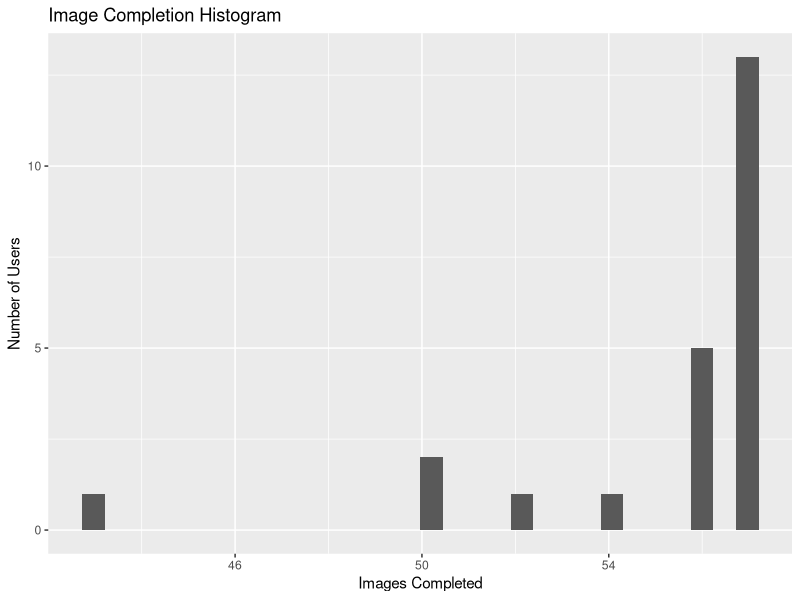
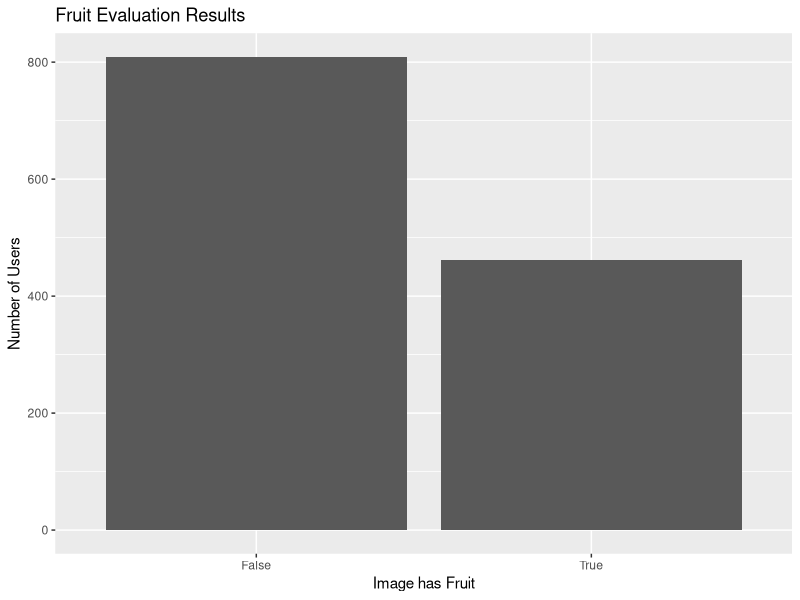

Source code (R) for these figures, in order: (Note: this script raises an error after producing the figures.)
# Libraries
library(plyr)
library(ggplot2)
library(reshape2)
library(gridExtra)

# Data
logs <- read.csv("logs.csv")
results <- read.csv("results.csv")
gold <- read.csv("goldstandard.csv")
timg <- read.csv("testimages.csv")
eng <- read.csv("engagement.csv")
dim(logs); dim(results); dim(gold); dim(timg)

# Overview
summary(gold); summary(results);

# Make a joined set
names(gold) == names(results)
all <- rbind(results,gold)
all$class[all$User == "RobJon"] <- "gold"
all$class[all$User != "RobJon"] <- "userResult"
all$class <- as.factor(all$class)

# User results entries
imgProcByUser <- count(results,"User")$freq
mean(imgProcByUser)
sd(imgProcByUser)
qplot(imgProcByUser,main="Image Completion Histogram",xlab="Images Completed",ylab="Number of Users")

# TODO: Check skips?
#actionByUser <- count(logs,"Action")$freq
#mean(imgProcByUser)
#sd(imgProcByUser)
#qplot(imgProcByUser,main="Image Completion Histogram",xlab="Images Completed",ylab="Number of Users")

# Results histograms (TODO: Fix scales for comparison)
qplot(Fruit,data=results ,main="Fruit Evaluation Results",xlab="Image has Fruit",ylab="Number of Users")

p1 <- ggplot(all, aes(x=Flower, fill=class)) + geom_histogram(binwidth=.5, position="dodge")
p2 <- ggplot(all, aes(x=Bud, fill=class)) + geom_histogram(binwidth=.5, position="dodge")
p3 <- ggplot(all, aes(x=Fruit, y=..count../sum(..count..), fill=class)) + 
  geom_histogram(binwidth=.5, position="dodge") #+ scale_y_continuous(labels = percent_format())
grid.arrange(p1, p2, p3, ncol=3)

#
# Compare to gold standard
#
images <- results #results$User == "AmusingBombay"
images$correctFlower <- "False"; images$correctBud <- "False"; images$correctFruit <- "False"
accuracyCols <- c("tpFlower","tpBud","tpFruit","tnFlower","tnBud",
                  "tnFruit","fpFlower","fpBud","fpFruit","fnFlower","fnBud","fnFruit")
images[accuracyCols] <- 0

for (i in 1:dim(images)[1]) {
  if (gold$Flower[gold$iID == images$iID[i]] == images$Flower[i]) {
    images$correctFlower[i] <- "True"
    if (images$Flower[i] == "True") {
      images$tpFlower[i] <- 1
    } else {
      images$tnFlower[i] <- 1
    }
  } else {
    if (images$Flower[i] == "True") {
      images$fpFlower[i] <- 1
    } else {
      images$fnFlower[i] <- 1
    }
  }
  
  if (gold$Bud[gold$iID == images$iID[i]] == images$Bud[i]) {
    images$correctBud[i] <- "True"
    if (images$Bud[i] == "True") {
      images$tpBud[i] <- 1
    } else {
      images$tnBud[i] <- 1
    }
  } else {
    if (images$Bud[i] == "True") {
      images$fpBud[i] <- 1
    } else {
      images$fnBud[i] <- 1
    }
  }
  
  if (gold$Fruit[gold$iID == images$iID[i]] == images$Fruit[i]) {
    images$correctFruit[i] <- "True"
    if (images$Fruit[i] == "True") {
      images$tpFruit[i] <- 1
    } else {
      images$tnFruit[i] <- 1
    }
  } else {
    if (images$Fruit[i] == "True") {
      images$fpFruit[i] <- 1
    } else {
      images$fnFruit[i] <- 1
    }
  }
}

images$correctFlower <- as.factor(images$correctFlower)
images$correctBud <- as.factor(images$correctBud)
images$correctFruit <- as.factor(images$correctFruit)

#
# Aggregate for images
#
confmat <- aggregate(cbind(tpFlower,fpFlower,tnFlower,fnFlower,
                           tpBud,fpBud,tnBud,fnBud,tpFruit,fpFruit,
                           tnFruit,fnFruit) ~ iID, images, sum)

metricCols <- c("accuracyFlower","tprFlower","fdrFlower",
             "accuracyBud","tprBud","fdrBud",
             "accuracyFruit","tprFruit","fdrFruit")

confmat[metricCols] <- 0.0

# Calculate metrics for images
for (i in 1:dim(confmat)[1]) {
  # Flowers
  confmat$accuracyFlower[i] <- (confmat$tpFlower[i] + confmat$tnFlower[i]) /
    (confmat$tpFlower[i] + confmat$tnFlower[i] + confmat$fpFlower[i] + confmat$fnFlower[i])
  confmat$tprFlower[i] <- confmat$tpFlower[i] / (confmat$tpFlower[i] + confmat$fnFlower[i])
  confmat$fdrFlower[i] <- confmat$fpFlower[i] / (confmat$tpFlower[i] + confmat$fpFlower[i])
  
  # Buds
  confmat$accuracyBud[i] <- (confmat$tpBud[i] + confmat$tnBud[i]) /
    (confmat$tpBud[i] + confmat$tnBud[i] + confmat$fpBud[i] + confmat$fnBud[i])
  confmat$tprBud[i] <- confmat$tpBud[i] / (confmat$tpBud[i] + confmat$fnBud[i])
  confmat$fdrBud[i] <- confmat$fpBud[i] / (confmat$tpBud[i] + confmat$fpBud[i])
  
  # Fruit
  confmat$accuracyFruit[i] <- (confmat$tpFruit[i] + confmat$tnFruit[i]) /
    (confmat$tpFruit[i] + confmat$tnFruit[i] + confmat$fpFruit[i] + confmat$fnFruit[i])
  confmat$tprFruit[i] <- confmat$tpFruit[i] / (confmat$tpFruit[i] + confmat$fnFruit[i])
  confmat$fdrFruit[i] <- confmat$fpFruit[i] / (confmat$tpFruit[i] + confmat$fpFruit[i])
}

tclass <- merge(confmat,timg,by="iID")
confmat <- tclass

# TODO: WTF does this mean
# Comparison of disributions for flower, bud, and fruit on accuracy, TPR, and FDR
fl1 <- qplot(confmat$accuracyFlower,xlab="Flower Classification Accuracy",ylab="Number of Images",color=confmat$TestClass) +
  coord_cartesian(xlim = c(0, 1), ylim = c(0, 35))
# fl2 <- qplot(confmat$tprFlower,xlab="Flower True Positive Rate",ylab="Number of Images",color=confmat$TestClass)
# fl3 <- qplot(confmat$fdrFlower,xlab="Flower False Discovery Rate",ylab="Number of Images",color=confmat$TestClass)
bud1 <- qplot(confmat$accuracyBud,xlab="Bud Classification Accuracy",ylab="Number of Images",color=confmat$TestClass) +
  coord_cartesian(xlim = c(0, 1), ylim = c(0, 35))
# bud2 <- qplot(confmat$tprBud,xlab="Bud True Positive Rate",ylab="Number of Images",color=confmat$TestClass)
# bud3 <- qplot(confmat$fdrBud,xlab="Bud False Discovery Rate",ylab="Number of Images",color=confmat$TestClass)
fr1 <- qplot(confmat$accuracyFruit,xlab="Fruit Classification Accuracy",ylab="Number of Images",color=confmat$TestClass) +
  coord_cartesian(xlim = c(0, 1), ylim = c(0, 35))
# fr2 <- qplot(confmat$tprFruit,xlab="Fruit True Positive Rate",ylab="Number of Images",color=confmat$TestClass)
# fr3 <- qplot(confmat$fdrFruit,xlab="Fruit False Discovery Rate",ylab="Number of Images",color=confmat$TestClass)
#grid.arrange(fl1, fl2, fl3, bud1, bud2, bud3, fr1, fr2, fr3, ncol=3)
grid.arrange(fl1, bud1, fr1, ncol=3)

# Mean and std dev distrubutions for images
# Accuracy
distflAcc <- c(mean(confmat$accuracyFlower,na.rm=TRUE), sd(confmat$accuracyFlower,na.rm=TRUE))
distbudAcc <- c(mean(confmat$accuracyBud,na.rm=TRUE),sd(confmat$accuracyBud,na.rm=TRUE))
distfrAcc <- c(mean(confmat$accuracyFruit,na.rm=TRUE), sd(confmat$accuracyFruit,na.rm=TRUE))

x <- seq(0,1,length=1000);
y <- dnorm(x,mean=distflAcc[1],sd=distflAcc[2]); qplot(x,y)
y <- dnorm(x,mean=distbudAcc[1],sd=distbudAcc[2]); qplot(x,y)
y <- dnorm(x,mean=distfrAcc[1],sd=distfrAcc[2]); qplot(x,y)

# True Positive Rate
distflTpr <- c(mean(confmat$tprFlower,na.rm=TRUE), sd(confmat$tprFlower,na.rm=TRUE))
distbudTpr <- c(mean(confmat$tprBud,na.rm=TRUE),sd(confmat$tprBud,na.rm=TRUE))
distfrTpr <- c(mean(confmat$tprFruit,na.rm=TRUE), sd(confmat$tprFruit,na.rm=TRUE))

x <- seq(0,1,length=1000);
y <- dnorm(x,mean=distflTpr[1],sd=distflTpr[2]); qplot(x,y)
y <- dnorm(x,mean=distbudTpr[1],sd=distbudTpr[2]); qplot(x,y)
y <- dnorm(x,mean=distfrTpr[1],sd=distfrTpr[2]); qplot(x,y)

# False Discovery Rate
distflFdr <- c(mean(confmat$fdrFlower,na.rm=TRUE), sd(confmat$fdrFlower,na.rm=TRUE))
distbudFdr <- c(mean(confmat$fdrBud,na.rm=TRUE),sd(confmat$fdrBud,na.rm=TRUE))
distfrFdr <- c(mean(confmat$fdrFruit,na.rm=TRUE), sd(confmat$fdrFruit,na.rm=TRUE))

# Bimodal -- either really good or bad
x <- seq(0,1,length=1000);
y <- dnorm(x,mean=distflFdr[1],sd=distflFdr[2]); qplot(x,y)
y <- dnorm(x,mean=distbudFdr[1],sd=distbudFdr[2]); qplot(x,y)
y <- dnorm(x,mean=distfrFdr[1],sd=distfrFdr[2]); qplot(x,y)

imageScores <- confmat

#
# Aggregate for users
#
users <- images
users$iID <- NULL

confmat <- aggregate(cbind(tpFlower,fpFlower,tnFlower,fnFlower,
                           tpBud,fpBud,tnBud,fnBud,tpFruit,fpFruit,
                           tnFruit,fnFruit) ~ User, users, sum)

metricCols <- c("accuracyFlower","tprFlower","fdrFlower",
                "accuracyBud","tprBud","fdrBud",
                "accuracyFruit","tprFruit","fdrFruit")

confmat[metricCols] <- 0.0

# Calculate metrics for users
for (i in 1:dim(confmat)[1]) {
  # Flowers
  confmat$accuracyFlower[i] <- (confmat$tpFlower[i] + confmat$tnFlower[i]) /
    (confmat$tpFlower[i] + confmat$tnFlower[i] + confmat$fpFlower[i] + confmat$fnFlower[i])
  confmat$tprFlower[i] <- confmat$tpFlower[i] / (confmat$tpFlower[i] + confmat$fnFlower[i])
  confmat$fdrFlower[i] <- confmat$fpFlower[i] / (confmat$tpFlower[i] + confmat$fpFlower[i])
  
  # Buds
  confmat$accuracyBud[i] <- (confmat$tpBud[i] + confmat$tnBud[i]) /
    (confmat$tpBud[i] + confmat$tnBud[i] + confmat$fpBud[i] + confmat$fnBud[i])
  confmat$tprBud[i] <- confmat$tpBud[i] / (confmat$tpBud[i] + confmat$fnBud[i])
  confmat$fdrBud[i] <- confmat$fpBud[i] / (confmat$tpBud[i] + confmat$fpBud[i])
  
  # Fruit
  confmat$accuracyFruit[i] <- (confmat$tpFruit[i] + confmat$tnFruit[i]) /
    (confmat$tpFruit[i] + confmat$tnFruit[i] + confmat$fpFruit[i] + confmat$fnFruit[i])
  confmat$tprFruit[i] <- confmat$tpFruit[i] / (confmat$tpFruit[i] + confmat$fnFruit[i])
  confmat$fdrFruit[i] <- confmat$fpFruit[i] / (confmat$tpFruit[i] + confmat$fpFruit[i])
}

# Comparison of disributions for flower, bud, and fruit on accuracy, TPR, and FDR
fl1 <- qplot(confmat$accuracyFlower,xlab="Flower Classification Accuracy",ylab="Number of Users",binwidth=0.05) + 
  coord_cartesian(xlim = c(0,1), ylim = c(0, 18))
fl2 <- qplot(confmat$tprFlower,xlab="Flower True Positive Rate",ylab="Number of Users",binwidth=0.05) +
  coord_cartesian(xlim = c(0,1), ylim = c(0, 18))
fl3 <- qplot(confmat$fdrFlower,xlab="Flower False Discovery Rate",ylab="Number of Users",binwidth=0.05) +
  coord_cartesian(xlim = c(0,1), ylim = c(0, 18))
bud1 <- qplot(confmat$accuracyBud,xlab="Bud Classification Accuracy",ylab="Number of Users",binwidth=0.05) +
  coord_cartesian(xlim = c(0,1), ylim = c(0, 18))
bud2 <- qplot(confmat$tprBud,xlab="Bud True Positive Rate",ylab="Number of Users",binwidth=0.05) +
  coord_cartesian(xlim = c(0,1), ylim = c(0, 18))
bud3 <- qplot(confmat$fdrBud,xlab="Bud False Discovery Rate",ylab="Number of Users",binwidth=0.05) +
  coord_cartesian(xlim = c(0,1), ylim = c(0, 18))
fr1 <- qplot(confmat$accuracyFruit,xlab="Fruit Classification Accuracy",ylab="Number of Users",binwidth=0.05) +
  coord_cartesian(xlim = c(0,1), ylim = c(0, 18))
fr2 <- qplot(confmat$tprFruit,xlab="Fruit True Positive Rate",ylab="Number of Users",binwidth=0.05) +
  coord_cartesian(xlim = c(0,1), ylim = c(0, 18))
fr3 <- qplot(confmat$fdrFruit,xlab="Fruit False Discovery Rate",ylab="Number of Users",binwidth=0.05) + 
  coord_cartesian(xlim = c(0,1), ylim = c(0, 18))
grid.arrange(fl1, fl2, fl3, bud1, bud2, bud3, fr1, fr2, fr3, ncol=3)

# Mean and std dev distrubutions for users
# Accuracy
distflAcc <- c(mean(confmat$accuracyFlower,na.rm=TRUE), sd(confmat$accuracyFlower,na.rm=TRUE))
distbudAcc <- c(mean(confmat$accuracyBud,na.rm=TRUE),sd(confmat$accuracyBud,na.rm=TRUE))
distfrAcc <- c(mean(confmat$accuracyFruit,na.rm=TRUE), sd(confmat$accuracyFruit,na.rm=TRUE))

x <- seq(0,1,length=1000);
y <- dnorm(x,mean=distflAcc[1],sd=distflAcc[2]); qplot(x,y)
y <- dnorm(x,mean=distbudAcc[1],sd=distbudAcc[2]); qplot(x,y)
y <- dnorm(x,mean=distfrAcc[1],sd=distfrAcc[2]); qplot(x,y)

# True Positive Rate -- really crappy for buds
distflTpr <- c(mean(confmat$tprFlower,na.rm=TRUE), sd(confmat$tprFlower,na.rm=TRUE))
distbudTpr <- c(mean(confmat$tprBud,na.rm=TRUE),sd(confmat$tprBud,na.rm=TRUE))
distfrTpr <- c(mean(confmat$tprFruit,na.rm=TRUE), sd(confmat$tprFruit,na.rm=TRUE))

x <- seq(0,1,length=1000);
y <- dnorm(x,mean=distflTpr[1],sd=distflTpr[2]); qplot(x,y)
y <- dnorm(x,mean=distbudTpr[1],sd=distbudTpr[2]); qplot(x,y)
y <- dnorm(x,mean=distfrTpr[1],sd=distfrTpr[2]); qplot(x,y)

# False Discovery Rate
distflFdr <- c(mean(confmat$fdrFlower,na.rm=TRUE), sd(confmat$fdrFlower,na.rm=TRUE))
distbudFdr <- c(mean(confmat$fdrBud,na.rm=TRUE),sd(confmat$fdrBud,na.rm=TRUE))
distfrFdr <- c(mean(confmat$fdrFruit,na.rm=TRUE), sd(confmat$fdrFruit,na.rm=TRUE))

# Bimodal -- either really good or bad (bad for buds)
x <- seq(0,1,length=1000);
y <- dnorm(x,mean=distflFdr[1],sd=distflFdr[2]); qplot(x,y)
y <- dnorm(x,mean=distbudFdr[1],sd=distbudFdr[2]); qplot(x,y)
y <- dnorm(x,mean=distfrFdr[1],sd=distfrFdr[2]); qplot(x,y)

userScores <- confmat

#
# Temporal analysis
#
times <- images
times$duration <- 0.0

for (i in 1:dim(times)[1]) {
  if (i == 1) {
    times$duration[i] <- 0
  } else if (times$User[i] != times$User[i-1]){
    times$duration[i] <- 0
  } else if (times$User[i]) {
    times$duration[i] <- times$Timestamp[i] - times$Timestamp[i-1]
  }
}

# Cool hist plot of users and their durations
qplot(duration,data=times,color=User,guide=FALSE) +
  xlab("Completion Time of Image (seconds)") +
  ylab("Number of Users") +
  labs(title="Distribution of Image Completion Time Colour-Coded by User")

# Cool coloured plot of images and their duration for users
qplot(iID,duration,data=times,color=User)

#
# Aggregate temporal data
#
# Total duration for users (how can someone have played for only 2 or so minutes?!)
userDuration <- aggregate(duration ~ User, times, sum)
qplot(duration/60,data=userDuration, color=User) # minutes

# Mean duration for users
confmat <- aggregate(duration ~ User, times, mean)
qplot(duration,data=confmat)#,color=User)

# Standard dev of duration for users
confmat <- aggregate(duration ~ User, times, sd)
qplot(duration,data=confmat)#,color=User)

# Total duration for images
confmat <- aggregate(duration ~ iID, times, sum)
tclass <- merge(confmat,imageScores,by="iID")
confmat <- tclass
qplot(duration/60,data=confmat,color=TestClass)
qplot(duration/60,accuracyFlower,data=confmat,color=TestClass)
qplot(duration/60,accuracyBud,data=confmat,color=TestClass)
qplot(duration/60,accuracyFruit,data=confmat,color=TestClass)

# Mean duration for images
confmat <- aggregate(duration ~ iID, times, mean)
tclass <- merge(confmat,imageScores,by="iID")
confmat <- tclass
qplot(duration,data=confmat)#,color=User)
qplot(duration/60,accuracyFlower,data=confmat,color=TestClass)
qplot(duration/60,accuracyBud,data=confmat,color=TestClass)
qplot(duration/60,accuracyFruit,data=confmat,color=TestClass)

# Standard dev of duration for images
confmat <- aggregate(duration ~ iID, times, sd)
qplot(duration,data=confmat)#,color=User)

# Check correlation between duration and accuracy for different object types
userDurationScore <- merge(userDuration,userScores,by="User")
ggplot(userDurationScore, aes(x=duration/60, y = accuracy, color = 'Object')) + 
  geom_point(aes(y = accuracyFlower, col = "Flowers"),size=4) + 
  geom_point(aes(y = accuracyBud, col = "Buds"),size=4) +
  geom_point(aes(y = accuracyFruit, col = "Fruit"),size=4) +
  scale_y_continuous(limits = c(0, 1)) +
  labs(title="User Accuracy for Objects over Varying Test Duration") +
  xlab("Total Test Duration (minutes)") +
  ylab("Accuracy")

ggplot(userDurationScore, aes(x=duration/60, y = 'True Positive Rate', color = 'Object')) + 
  geom_point(aes(y = tprFlower, col = "Flowers"),size=4) + 
  geom_point(aes(y = tprBud, col = "Buds"),size=4) +
  geom_point(aes(y = tprFruit, col = "Fruit"),size=4) +
  scale_y_continuous(limits = c(0, 1)) +
  labs(title="User True Positive Rate for Objects over Varying Test Duration") +
  xlab("Total Test Duration (minutes)") +
  ylab("True Positive Rate")

ggplot(userDurationScore, aes(x=duration/60, y = 'False Discovery Rate', color = 'Object')) + 
  geom_point(aes(y = fdrFlower, col = "Flowers"),size=4) + 
  geom_point(aes(y = fdrBud, col = "Buds"),size=4) +
  geom_point(aes(y = fdrFruit, col = "Fruit"),size=4) +
  scale_y_continuous(limits = c(0, 1)) +
  labs(title="User False Discovery Rate for Objects over Varying Test Duration") +
  xlab("Total Test Duration (minutes)") +
  ylab("False Discovery Rate")

#
# Effects of engagement on scores
#
userEngDurationScore <- merge(userDurationScore,eng,by="User")

# Including Duration
ggplot(userEngDurationScore, aes(x=duration/60, y = accuracy, color = 'Object',size=IMIInterest)) + 
  geom_point(aes(y=accuracyFlower, col = "Flowers")) + 
  geom_point(aes(y=accuracyBud, col = "Buds")) +
  geom_point(aes(y=accuracyFruit, col = "Fruit")) +
  scale_y_continuous(limits = c(0, 1)) +
  labs(title="User Accuracy for Objects over Varying Test Duration") +
  xlab("Total Test Duration (minutes)") +
  ylab("Accuracy")

ggplot(userEngDurationScore, aes(x=duration/60, y = 'True Positive Rate', color = 'Object',size=IMIInterest)) + 
  geom_point(aes(y=tprFlower, col = "Flowers")) + 
  geom_point(aes(y=tprBud, col = "Buds")) +
  geom_point(aes(y=tprFruit, col = "Fruit")) +
  scale_y_continuous(limits = c(0, 1)) +
  labs(title="User True Positive Rate for Objects over Varying Test Duration") +
  xlab("Total Test Duration (minutes)") +
  ylab("True Positive Rate")

ggplot(userEngDurationScore, aes(x=duration/60, y='False Discovery Rate', color='Object',size=IMIInterest)) + 
  geom_point(aes(y=fdrFlower, col = "Flowers")) + 
  geom_point(aes(y=fdrBud, col = "Buds")) +
  geom_point(aes(y=fdrFruit, col = "Fruit")) +
  scale_y_continuous(limits = c(0, 1)) +
  labs(title="User False Discovery Rate for Objects over Varying Test Duration") +
  xlab("Total Test Duration (minutes)") +
  ylab("False Discovery Rate")

# Engagement versus Metric
# No relation!
ggplot(userEngDurationScore, aes(x=IMIInterest, y = accuracy, color = 'Object',size=4)) + 
  geom_point(aes(y=accuracyFlower, col = "Flowers")) + 
  geom_point(aes(y=accuracyBud, col = "Buds")) +
  geom_point(aes(y=accuracyFruit, col = "Fruit")) +
  scale_y_continuous(limits = c(0, 1)) +
  labs(title="User Accuracy for Objects over Varying Test Duration") +
  xlab("Interest (IMI)") +
  ylab("Accuracy")

ggplot(userEngDurationScore, aes(x=IMIInterest, y = 'True Positive Rate', color = 'Object',size=4)) + 
  geom_point(aes(y=tprFlower, col = "Flowers")) + 
  geom_point(aes(y=tprBud, col = "Buds")) +
  geom_point(aes(y=tprFruit, col = "Fruit")) +
  scale_y_continuous(limits = c(0, 1)) +
  labs(title="User True Positive Rate for Objects over Varying Test Duration") +
  xlab("Interest (IMI)") +
  ylab("True Positive Rate")

ggplot(userEngDurationScore, aes(x=IMIInterest, y='False Discovery Rate', color='Object',size=4)) + 
  geom_point(aes(y=fdrFlower, col = "Flowers")) + 
  geom_point(aes(y=fdrBud, col = "Buds")) +
  geom_point(aes(y=fdrFruit, col = "Fruit")) +
  scale_y_continuous(limits = c(0, 1)) +
  labs(title="User False Discovery Rate for Objects over Varying Test Duration") +
  xlab("Interest (IMI)") +
  ylab("False Discovery Rate")

#
# How many users is "enough" to classify image reliably?
#
runs <- 5
numUsers <- c(2,5,8)
userSet <- data.frame(unique(users$User))
colnames(userSet) <- c("User")
randImgs <- gold[sample(nrow(gold), 25, replace=FALSE),"iID"]

cols <- c("iID","numUsers","accuracyFlower","accuracyBud","accuracyFruit")
numUserScores <- data.frame(matrix(ncol = length(cols), nrow = 0))
colnames(numUserScores) <- cols

cols <- c("iID","accuracyFlower","accuracyBud","accuracyFruit")

for (j in 1:length(numUsers)) { #test on some number of random users
  numUserScore <- data.frame(matrix(ncol = length(cols), nrow = 0))
  colnames(numUserScore) <- cols
  numUserScoreTmp <- numUserScore
  for (m in 1:length(randImgs)) {   #random sampling of images
    imgRuns <- data.frame(matrix(ncol = length(cols), nrow = 0))
    colnames(imgRuns) <- cols
    for (k in 1:runs) { #average over N samplings (runs)
      # Sample random users
      randUsers <- userSet[sample(nrow(userSet), numUsers[j], replace=FALSE), "User"]
      # Simulate users applied to image
      sim <- times[times[,"iID"] == randImgs[m],]
      sim <- sim[sim$User %in% randUsers,]
      
      # Aggregate user answers
      imgScore <- aggregate(cbind(tpFlower,fpFlower,tnFlower,fnFlower,
                                 tpBud,fpBud,tnBud,fnBud,tpFruit,fpFruit,
                                 tnFruit,fnFruit) ~ iID, sim, sum)
      
      metricCols <- c("accuracyFlower","accuracyBud","accuracyFruit")
      imgScore[metricCols] <- 0.0
      
      # Calculate metrics for image sample
      for (i in 1:dim(imgScore)[1]) {
        # Flowers
        imgScore$accuracyFlower[i] <- (imgScore$tpFlower[i] + imgScore$tnFlower[i]) /
          (imgScore$tpFlower[i] + imgScore$tnFlower[i] + imgScore$fpFlower[i] + imgScore$fnFlower[i])
        # Buds
        imgScore$accuracyBud[i] <- (imgScore$tpBud[i] + imgScore$tnBud[i]) /
          (imgScore$tpBud[i] + imgScore$tnBud[i] + imgScore$fpBud[i] + imgScore$fnBud[i])
        # Fruit
        imgScore$accuracyFruit[i] <- (imgScore$tpFruit[i] + imgScore$tnFruit[i]) /
          (imgScore$tpFruit[i] + imgScore$tnFruit[i] + imgScore$fpFruit[i] + imgScore$fnFruit[i])
      }
      
      # Append to run data
      imgRuns <- rbind(imgRuns, imgScore[,cols])
    }
    # Aggregate (mean) over runs
    imgRunScore <- aggregate(cbind(accuracyFlower, accuracyBud,
                                   accuracyFruit) ~ iID, imgRuns, mean)
    # Append to num user data
    numUserScoreTmp <- rbind(numUserScoreTmp, imgRunScore)
    numUserScore <- numUserScoreTmp
    numUserScore$numUsers <- numUsers[j]
  }
  # Append num user data to overall data
  numUserScores <- rbind(numUserScores, numUserScore)
}

# Plot numUsers against Accuracy
ggplot(numUserScores, aes(x=numUsers, y=accuracy, color='Object',size=4)) + 
  geom_point(aes(y=accuracyFlower, col = "Flowers")) + 
  geom_point(aes(y=accuracyBud, col = "Buds")) +
  geom_point(aes(y=accuracyFruit, col = "Fruit")) +
  scale_y_continuous(limits = c(0, 1)) +
  labs(title="Accuracy on Images for Objects for Number of Users Given Image") +
  xlab("Number of Users Given Image") +
  ylab("Accuracy")

ggplot(numUserScores, aes(accuracyFlower, fill = as.factor(numUsers))) +
  geom_density(alpha = 0.6, aes(y=..count..)) +
  ylim(0,100)
ggplot(numUserScores, aes(accuracyBud, fill = as.factor(numUsers))) +
  geom_density(alpha = 0.6, aes(y=..count..)) +
  ylim(0,100)
ggplot(numUserScores, aes(accuracyFruit, fill = as.factor(numUsers))) +
  geom_density(alpha = 0.6, aes(y=..count..), position = 'identity') +
  ylim(0,100)
